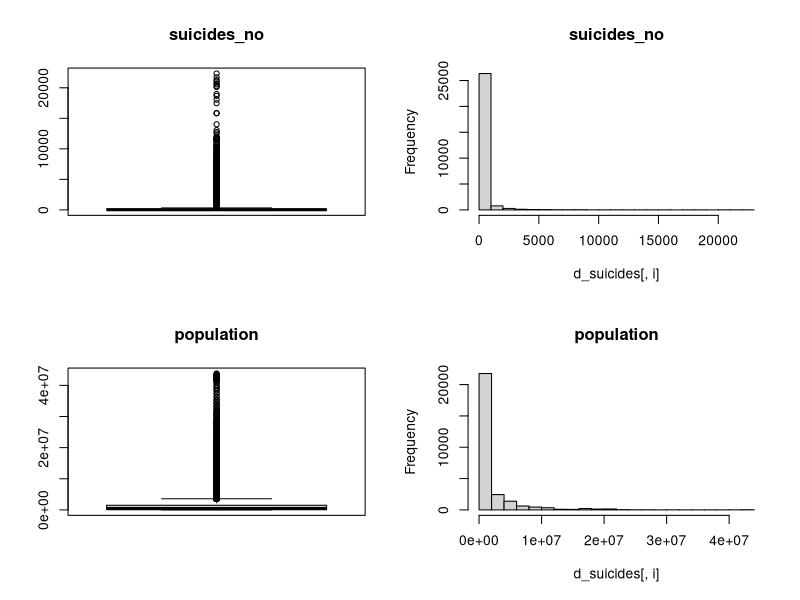
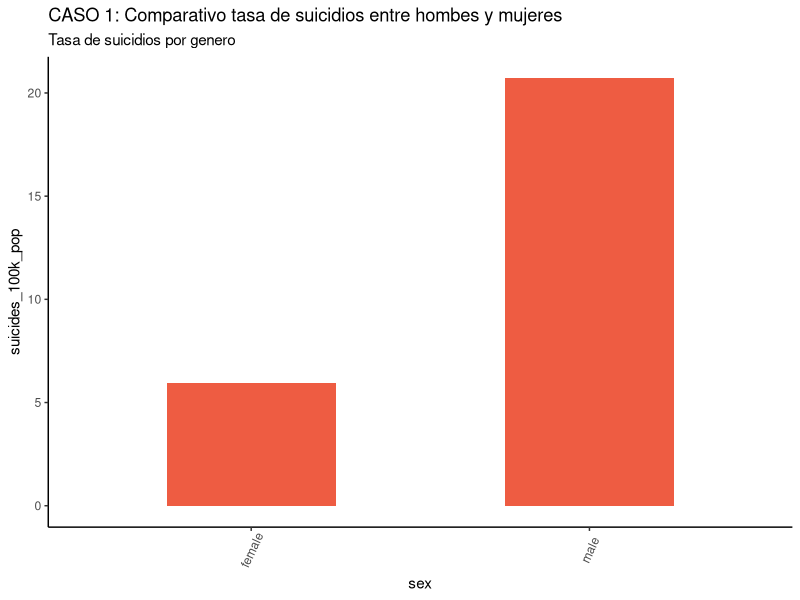
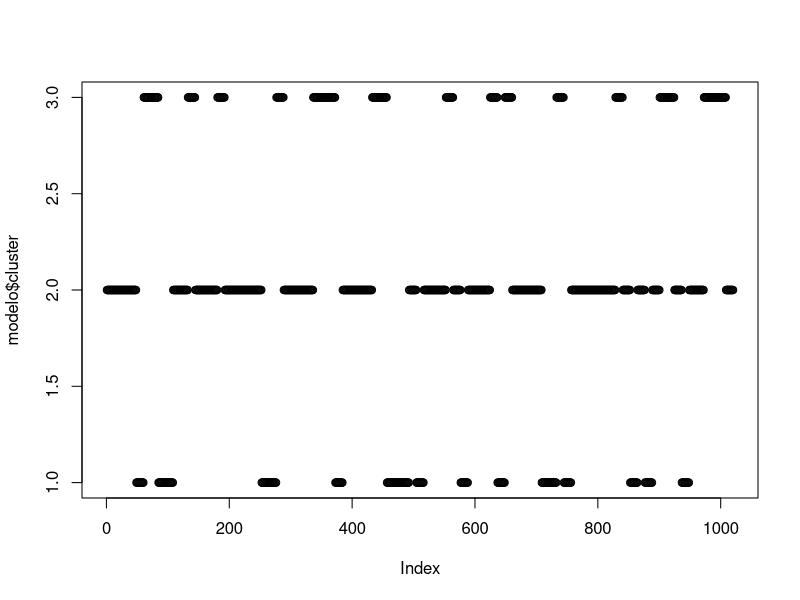
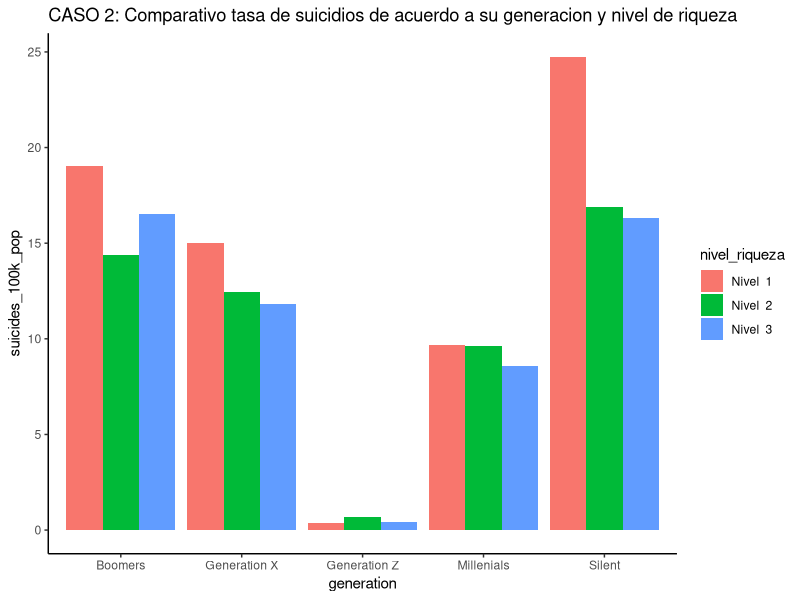
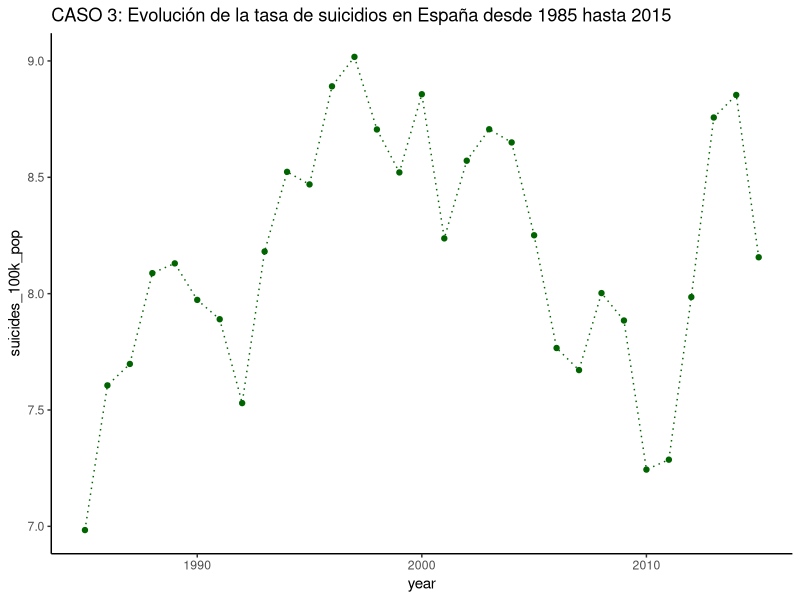
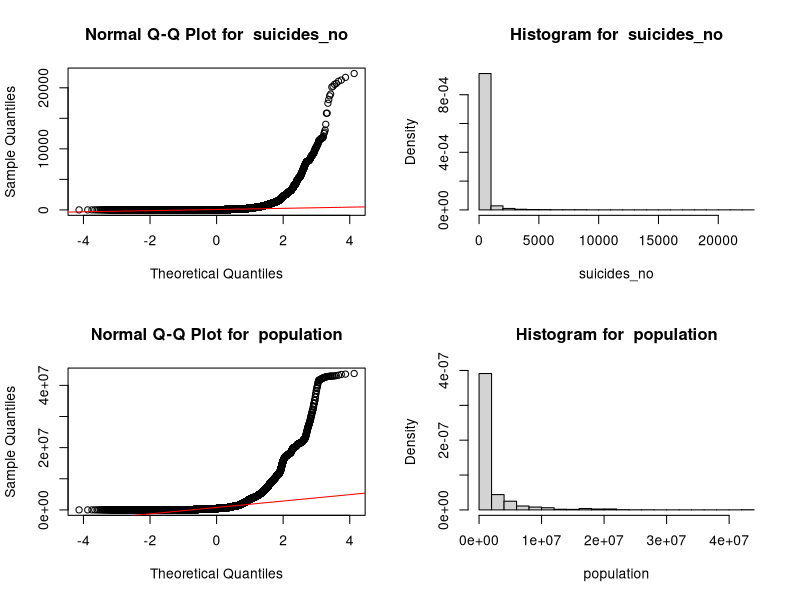
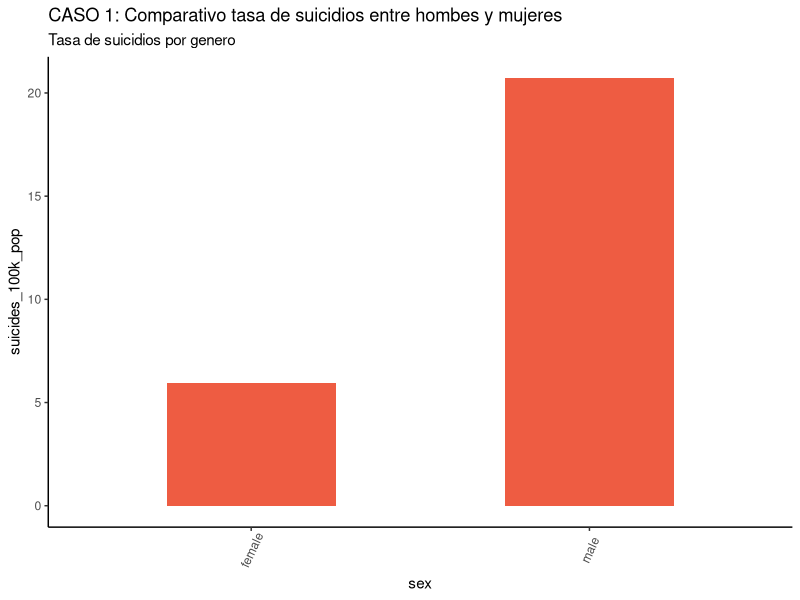
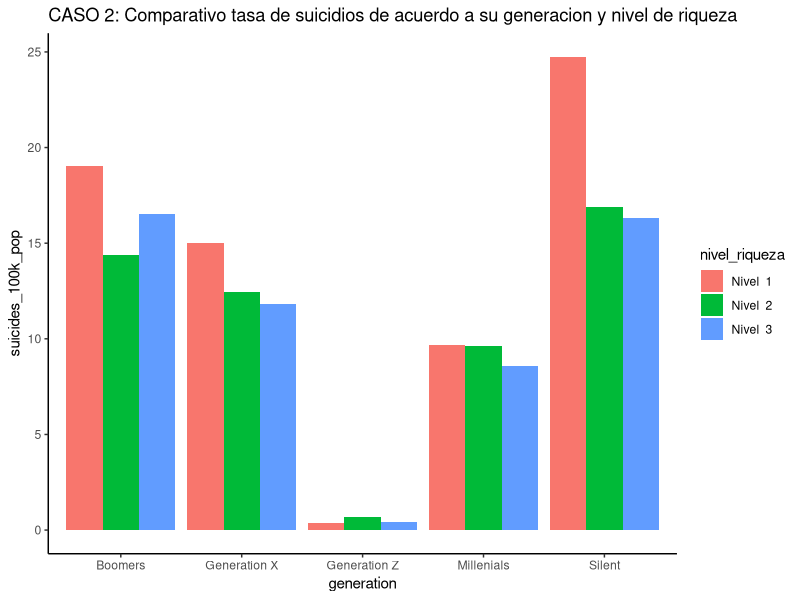

Recreate these plots in R, in order.
# Tipología y ciclo de vida de los datos - Práctica 2
# Autores: Gabriel Paladines y Jaime Pardo
# Dataset: https://www.kaggle.com/rushirdx/suicide-rates-from-1986-to-2016/data
library(dplyr)
library(knitr)
library(ggplot2)
library(stats)

# 1 DESCRIPCIÓN DEL DATASET
# ¿Por qué es importante y qué pregunta/problema pretende responder?
# Este dataset contiene diversos parámetros con los que se puede establecer correlación/causalidad con el suicidio. 
# Pretende responder a preguntar del tipo: ¿el suicidio afecta más a los hombres o a las mujeres? 
# ¿tiene más impacto entre personas de una determinada edad o generación?
# ¿cómo influye el nuvel de riqueza del país en el que viven?

# Lectura de datos
data <- read.csv("../data/suicide.csv", header = TRUE, sep = ",", quote="\"", dec=".",fill = TRUE)
dim(data) 
# Tenemos 27820 observaciones y un total de 12 variables. Entre otras:
# La variable sex tiene dos clases: female y male, ambas con la misma cantidad de registros.
# La variable age tiene 6 clases, todas ellas con la misma cantidad de registros.
# La variable generation tiene 6 clases con diferente cantidad de registros.
summary(data)
# Tipos de datos
str(data)
res <- sapply(data,class)
kable(data.frame(variables=names(res),clase=as.vector(res)))


# 2 INTEGRACIÓN Y SELECCIÓN DE LOS DATOS DE INTERÉS A ANALIZAR

# Eliminar columnas
# HDI.for.year tiene demasiados vacíos y country.year es un campo derivado
d_suicides <- select(data, -HDI.for.year, -country.year)
str(d_suicides)


# 3 LIMPIEZA DE LOS DATOS

# 3.1 ¿Los datos contienen ceros o elementos vacíos? ¿Cómo gestionarías cada uno de estos casos?
# Suicides y Suicides/100kpop tienen ceros, pero son valores correctos y no requieren una gestión especial
# HDI.for.year contiene un 70% de vacíos. Es difícil completar con valores fiables, por ello se decide descartarlo.
colSums(is.na(d_suicides))
colSums(d_suicides=="")
colSums(d_suicides=="0")

# 3.2 Identificación y tratamiento de valores extremos

# Análisis mediante diagramas de cajas e histogramas
par(mfrow=c(2,2))
cols <- c("suicides_no","population")
for(i in cols) {
  if (is.integer(d_suicides[,i])){
    boxplot(d_suicides[,i], main = i, width = 100)
    hist(d_suicides[,i], main = i)
  }
}

# Por la naturaleza de las variables population y suicides, no siguen una distribución normal.

par(mfrow=c(2,2))
cols <- c("sex","age","generation")
for (i in cols){
  if (is.factor(d_suicides[,i])){
    counts <- table(d_suicides[,i])
    barplot(counts,main=paste("Distribution of ", i), 
            xlab=i)
  }
}


# 4 ANÁLISIS DE LOS DATOS

# 4.1 Selección de los grupos de datos que se quieren analizar/comparar

# CASO 1: ¿Es mayor la tasa de suicidios en hombres que en mujeres (en función del porcentaje de población)?
# Seleccionamos atributos: sex, suicides_no, population.
# Calculamos la tasa de suicidios por sexo.
# Representamos gráficamente una comparativa entre la tasa de suicidios de hombres y mujeres.

df  <- d_suicides %>% select(sex, suicides_no, population)
df[2:3] <- lapply(df[2:3], as.numeric)
report_case1 <- df %>%
  group_by(sex) %>%
  summarise_all(funs(sum)) %>%
  mutate(suicides_100k_pop = suicides_no / population * 100000)
head(report_case1)
theme_set(theme_classic())
par(mfrow=c(1,1))
g_case1 <- ggplot(report_case1, aes(sex,suicides_100k_pop)) + geom_bar(stat="identity", width = 0.5, fill="tomato2") + 
  labs(title="CASO 1: Comparativo tasa de suicidios entre hombes y mujeres", 
       subtitle="Tasa de suicidios por genero") +
  theme(axis.text.x = element_text(angle=65, vjust=0.6))

g_case1

# Porcentaje suicidios hombres y mujeres respectivamente:

#percent_male = rate_male / (rate_male + rate_female)
#percent_female = rate_female / (rate_male + rate_female)
#percent_male
#percent_female

# Conclusión: la tasa de suicidios en hombres es mayor que en mujeres, más del triple (20.7 vs. 5.94).
# En total representan el 77,7% de los suicidios.


# CASO 2: ¿Qué generación tiene mayor tasa de suicidios según el nivel de riqueza de su país en 2008 (crisis económica mundial?
# Clasificamos los países según el producto interior bruto (gdp_per_capita) para el 2008.
# Calculamos la tasa de suicidios por generación / nivel de riqueza.
# Comparamos por generación y tasa de suicidios para el año 2008.

# Empezamos clasificando los países en 3 niveles de riqueza, mediante el algoritmo k-means.
# Se genera la columna nivel_riqueza
# Atributos: suicides_no, population, generation, gdp_per_capita...., country, year

suicides_2008 <- filter(d_suicides, year=='2008')

modelo <- kmeans(suicides_2008$gdp_per_capita...., centers = 3)
modelo
modelo$cluster
par(mfrow=c(1,1))
plot(modelo$cluster)

suicides_2008$nivel_riqueza <- modelo$cluster
head(suicides_2008)

report_case2 <- tibble()

for (idx in (1:3)) {
  suicides_2008_riqueza <- filter(suicides_2008, nivel_riqueza==idx)
  df  <- suicides_2008_riqueza %>% select(generation, suicides_no, population)
  
  df[2:3] <- lapply(df[2:3], as.numeric)
  report <- df %>%
    group_by(generation) %>%
    summarise_all(funs(sum)) %>%
    mutate(suicides_100k_pop = suicides_no / population * 100000) %>%
    mutate(nivel_riqueza= paste("Nivel ", idx))
  
  print(paste("Nivel de Riqueza ", idx))
  print(report)
  report_case2 <- rbind(report_case2, report)
}

head(report_case2)

g_case2 <- ggplot(report_case2, aes(fill=nivel_riqueza,y=suicides_100k_pop,x=generation)) + geom_bar(position="dodge", stat="identity") + 
  labs(title="CASO 2: Comparativo tasa de suicidios de acuerdo a su generacion y nivel de riqueza")
g_case2

# CASO 3: ¿Cómo ha evolucionado la tasa de suicidios desde 1985 en España? 
# Atributos: suicides_no, population, year, country=Spain  
# Creamos una columna que sume el número de suicidios por año (para cada año existen 12 registros, 2 sex x 6 age).
# Creamos una columna que sume la población por año.
# Calculamos la tasa de suicidios por año.
# Graficamos para identificar picos o valores altos.

suicides_spain <- select(data, country, year, suicides_no, population)
suicides_spain <- filter(d_suicides, country=='Spain')
df  <- suicides_spain %>% select(year, suicides_no, population)
df[2:3] <- lapply(df[2:3], as.numeric)
report_case3 <- df %>%
  group_by(year) %>%
  summarise_all(funs(sum)) %>%
  mutate(suicides_100k_pop = suicides_no / population * 100000)
head(report_case3)

g_case3 <- ggplot(report_case3, aes(x=year,y=suicides_100k_pop)) + geom_line(stat="identity", color="darkgreen", linetype="dotted") + 
  labs(title="CASO 3: Evolución de la tasa de suicidios en España desde 1985 hasta 2015") +
  geom_point(color="darkgreen")
g_case3

# 4.2 Comprobación de la normalidad y homogeneidad de la varianza

# Análisis de normalidad

par(mfrow=c(2,2))
cols <- c("suicides_no", "population")
for (i in cols){
  qqnorm(d_suicides[,i],main = paste("Normal Q-Q Plot for ", i))
  qqline(d_suicides[,i],col="red")
  hist(d_suicides[,i], 
       main=paste("Histogram for ", i), 
       xlab=i, freq = FALSE)
}
# Se concluye que no son variables normales.
# Análisis de homogeneidad de la varianza: no aplica.

# 4.3 Aplicación de pruebas estadisticas para comparar los grupos de datos


# 5 REPRESENTACIÓN DE LOS RESULTADOS A PARTIR DE TABLAS Y GRÁFICAS
par(mfrow=c(2,2))
report_case1
g_case1
report_case2
g_case2
report_case3
g_case3

# 6 RESOLUCIÓN DEL PROBLEMA
# A partir de los resultados obtenidos, ¿cuáles son las conclusiones? ¿los resultados permiten responder al problema?

# CASO 1: Tasa de suicidios en hombres y en mujeres

# La conclusión aquí es simple: el suicidio afecta sensiblemente más a los hombres, 
# ya que la tasa es más del triple que en las mujeres.

# CASO 2: Tasa de suicidios por generaciones y nivel de riqueza

# La primera conclusión obvia es que para todas las generaciones salvo una 
# la mayor tasa de suicidios se da entre los países del segundo mundo. 
# El análisis que se puede hacer de esto es que en los países más ricos la crisis no ha golpeado tan fuerte
# o ha habido más medios para resistir, mientras que en los países más pobres, 
# cuyo nivel de vida previo ya era bajo, la crisis económica posiblemente no supone un gran cambio.

# Por otra parte, donde existe una mayor desigualdad es en la generación Silent 
# (nacidos entre finales de los años 20 y mediados de los 40), 
# en la cual destaca claramente el segundo mundo, además de ser la generación más impactada respecto a las demás. 
# En cuanto a lo segundo, se puede concluir que al ser una generación mayor, tiene menor población 
# y por lo tanto la tasa aumenta con facilidad.

# Más conclusiones: En la generación Z (nacidos de mediados de los 90 a mediados de los 2000) 
# es en la que claramente se observan menores tasas. Hay que considerar que durante más de la mitad del periodo estudiado 
# no han podido nacer personas de esa generación o bien han sido muy pequeñas como para cometer suicidio, 
# por lo cual es lógico el resultado. Además, es destacable que es el único grupo de población 
# en el que el tercer mundo tiene una tasa más alta. Esto da que pensar que posiblemente los niños del tercer mundo 
# afrontan dificultades que les llevan a cometer suicidios antes que en países más avanzados.

# Finalmente se puede observar que las tasas de suicidio han ido disminuyendo por generaciones 
# (en orden cronológico: silent, boomers, x, millenials, z). 
# Siendo un poco optimistas podemos pensar que el mundo ha ido mejorando. 
# Además, las nuevas generaciones han sufrido menor impacto de las guerras y sus consecuencias.

# CASO 3: Evolución de la tasa de suicidios en España y su relación con las crisis económicas

# Como se puede observar, se confirma la hipótesis de que los suicidios aumentan con las crisis económicas. 
# Los mayores aumentos se producen a raíz de las dos crisis económicas conocidas dentro del periodo estudiado: 
# la de 1993 y la de 2008. En el primer caso, en el que además se parte de una bajada durante 3 años consecutivos, 
# se alcanza en los 3 siguientes la tasa máxima de todo el periodo estudiado. 
# En el segundo caso también tras una progresiva bajada (con algún repunte) 
# se observa la mayor subida puntual de un año para otro.


# 7 CÓDIGO

#  Se adjunta el código 
